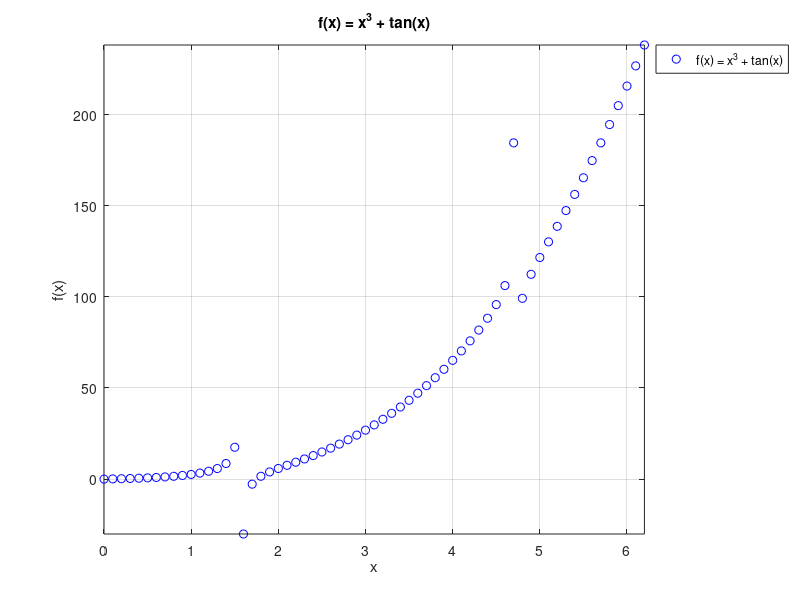
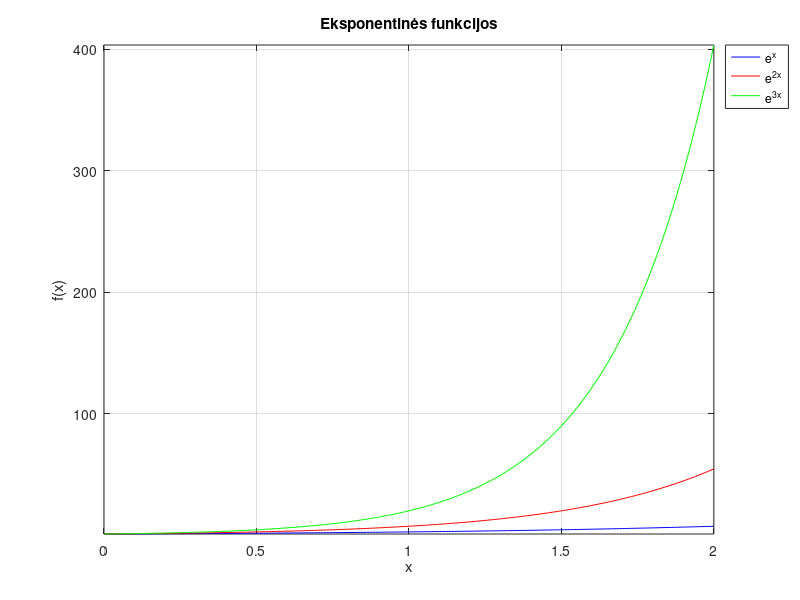
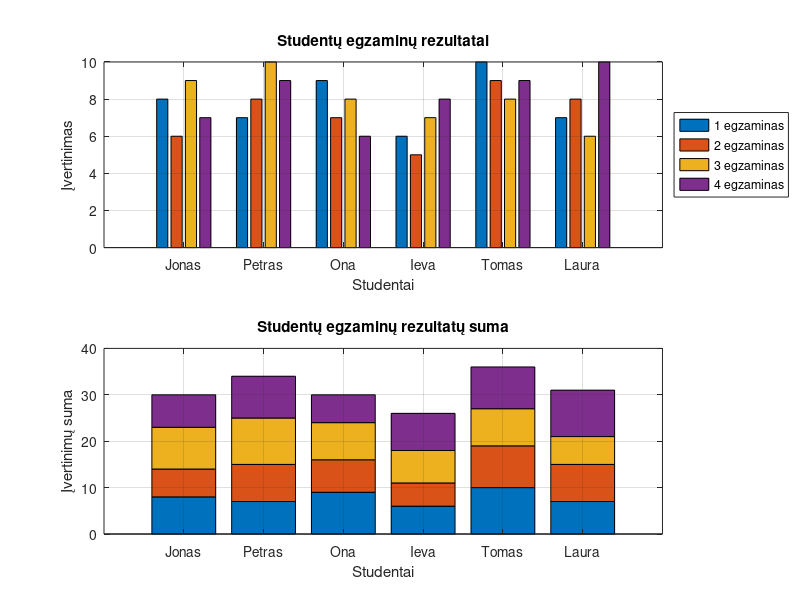
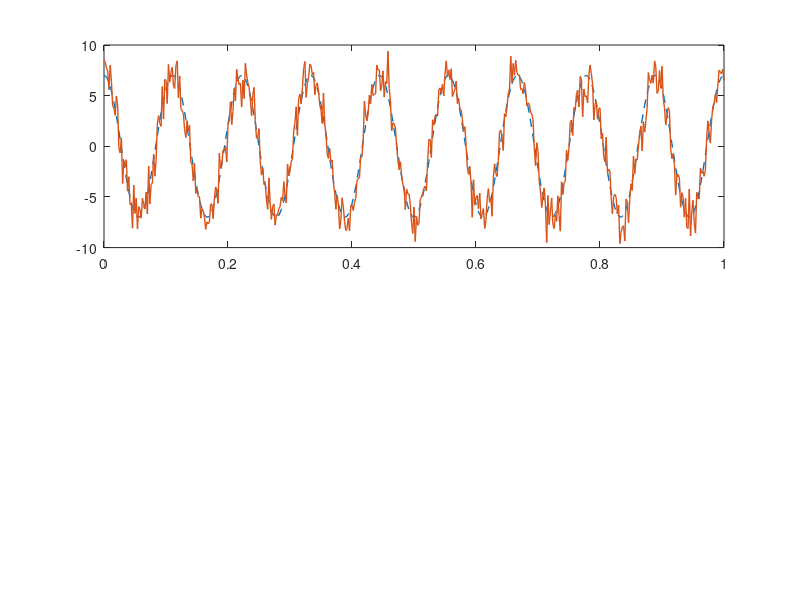

Write the MATLAB code that produced these figures, in order. (Note: this script raises an error after producing the figures.)
%Arnas_Markiavičius_EEf-25/2
%2026-09-22

% 1. Dvimatis grafikų vaizdavimas

%a
x = 0:0.1:2*pi;
f = x.^3 + tan(x);

figure(1)
plot(x, f, 'bo');

axis([min(x) max(x) min(f) max(f)]);

grid on;

title('f(x) = x^3 + tan(x)');
xlabel('x');
ylabel('f(x)');
legend('f(x) = x^3 + tan(x)', 'Location', 'bestoutside'); 

%b
x = 0:0.01:2;

f1 = exp(x);
f2 = exp(2*x);
f3 = exp(3*x);

figure(2)
plot(x, f1, 'b', ...
    x, f2, 'r', ...
    x, f3, 'g');

axis([min(x) max(x) min([f1 f2 f3]) max([f1 f2 f3])]);

grid on;

title('Eksponentinės funkcijos');
xlabel('x');
ylabel('f(x)');
legend('e^x', 'e^{2x}', 'e^{3x}', 'Location', 'bestoutside');

% 2. Specializuotų grafikų kūrimas

clc;
clear;
close all;

pazymiai = [
    8  6  9  7;
    7  8 10  9;
    9  7  8  6;
    6  5  7  8;
    10 9  8  9;
    7  8  6 10
];

studentai = {'Jonas', 'Petras', 'Ona', 'Ieva', 'Tomas', 'Laura'};


figure;


%% 2a ir 2c

subplot(2,1,1);

bar(pazymiai);

xlabel('Studentai');
ylabel('Įvertinimas');

title('Studentų egzaminų rezultatai');

ylim([0 10]);

xticks(1:6);
xticklabels(studentai);

legend('1 egzaminas', ...
       '2 egzaminas', ...
       '3 egzaminas', ...
       '4 egzaminas', ...
       'Location', 'eastoutside');

grid on;


% 2b ir 2c

subplot(2,1,2);

bar(pazymiai, 'stacked');

xlabel('Studentai');
ylabel('Įvertinimų suma');

title('Studentų egzaminų rezultatų suma');

xticks(1:6);
xticklabels(studentai);

ylim([0 40]);

grid on;

%P. Signalų grafinis atvaizdavimas


clc;
clear;
close all;

A = 7;
f = 9;
ro = 1.2;

U1 = 4.5;
U2 = 2.5;

t = 0:0.002:1;

s = A*cos(2*pi*f*t);

n = ro*randn(size(t));

sn = s + n;


figure;


subplot(2,1,1);

plot(t, s, '--', 'LineWidth', 1);

hold on;

plot(t, sn, '-', 'LineWidth', 1);

yline(U1, 'b--', 'LineWidth', 1);

yline(U2, 'r--', 'LineWidth', 1);

hold off;

xlabel('Laikas, s');
ylabel('Įtampa, V');

title('Pradinis ir filtruotas signalai');

legend('Pradinis signalas', ...
    'Filtruotas signalas', ...
    'U_1 riba', ...
    'U_2 riba', ...
    'Location', 'southwest');

grid off;

axis([min(t) max(t) min([s sn])-1 max([s sn])+1]);



subplot(2,1,2);

indeksai = s > U1;

stem(t(indeksai), s(indeksai), ...
    'filled', 'LineWidth', 1);

hold on;


minimumai = islocalmin(s);

plot(t(minimumai), s(minimumai), ...
    'ko', ...
    'MarkerFaceColor', 'k', ...
    'MarkerSize', 5);

hold off;

xlabel('Laikas, s');
ylabel('Įtampa, V');

title('Pradinio signalo reikšmės virš U_1');

legend('s > U_1', ...
    'Minimalios įtampos reikšmės', ...
    'Location', 'southwest');

grid off;

axis([min(t) max(t) min(s)-1 max(s)+1]);
